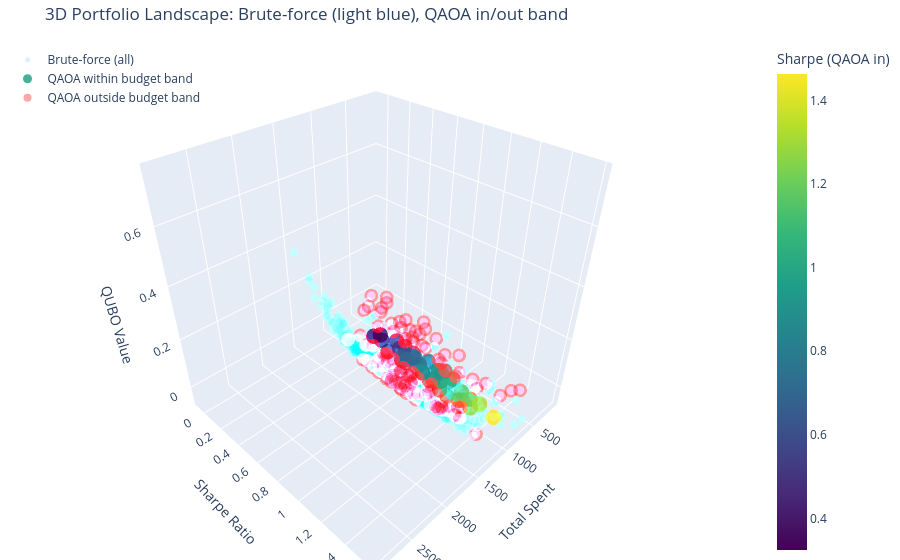

Here is the notebook cell this chart was saved with:
### Markdown cell above
#**3D Plot: Qubo value vs budget and sharpe score**

### Code cell
import plotly.graph_objs as go
import numpy as np

# --- Prepare QAOA results grouped by budget band ---
qaoa_in_vols, qaoa_in_rets, qaoa_in_sharpes, qaoa_in_bits = [], [], [], []
qaoa_out_vols, qaoa_out_rets, qaoa_out_sharpes, qaoa_out_bits = [], [], [], []

for bits, freq in counts.items():
    res = eval_portfolio(bits)
    if res is not None:
        port_return, port_vol, sharpe, cost = res
        if band_low <= cost <= band_high:
            qaoa_in_vols.append(port_vol)
            qaoa_in_rets.append(port_return)
            qaoa_in_sharpes.append(sharpe)
            qaoa_in_bits.append(bits)
        else:
            qaoa_out_vols.append(port_vol)
            qaoa_out_rets.append(port_return)
            qaoa_out_sharpes.append(sharpe)
            qaoa_out_bits.append(bits)

# --- Compute "spent" and QUBO values for QAOA ---
qaoa_in_spent = []
qaoa_in_qubo = []
for bits in qaoa_in_bits:
    x = np.array([int(b) for b in bits])
    qaoa_in_spent.append(np.sum(prices * x))
    qaoa_in_qubo.append(qubo_value(x, Q, c))

qaoa_out_spent = []
qaoa_out_qubo = []
for bits in qaoa_out_bits:
    x = np.array([int(b) for b in bits])
    qaoa_out_spent.append(np.sum(prices * x))
    qaoa_out_qubo.append(qubo_value(x, Q, c))

# --- Brute-force portfolios: precomputed (from earlier brute-force block) ---

from itertools import product
all_bf_spent = []
all_bf_sharpes = []
all_bf_qubo = []

for bits in product([0, 1], repeat=num_assets):
    x = np.array(bits)
    if np.sum(x) == 0: continue  # skip empty
    spent = np.sum(prices * x)
    sel_indices = np.where(x == 1)[0]
    w = prices[x == 1] / np.sum(prices[x == 1])
    cov_selected = covariance[np.ix_(sel_indices, sel_indices)]
    port_return = np.sum(w * returns[x == 1])
    port_vol = np.sqrt(w.T @ cov_selected @ w)
    sharpe = port_return / port_vol if port_vol > 0 else 0
    qval = qubo_value(x, Q, c)
    all_bf_spent.append(spent)
    all_bf_sharpes.append(sharpe)
    all_bf_qubo.append(qval)

# --- Prepare Plotly traces ---

# Brute-force: light blue (constant color)
trace_bf = go.Scatter3d(
    x=all_bf_spent,
    y=all_bf_sharpes,
    z=all_bf_qubo,
    mode='markers',
    marker=dict(
        size=5,
        color='rgba(0, 153, 255, 0.19)',  # light blue
        opacity=0.75,
    ),
    name='Brute-force (all)'
)

# QAOA within budget: colored by Sharpe
trace_qaoa_in = go.Scatter3d(
    x=qaoa_in_spent,
    y=qaoa_in_sharpes,
    z=qaoa_in_qubo,
    mode='markers',
    marker=dict(
        size=9,
        color=qaoa_in_sharpes,
        colorscale='Viridis',
        colorbar=dict(title='Sharpe (QAOA in)'),
        opacity=0.85,
    ),
    name='QAOA within budget band',
    text=[f"Spent: {s:.2f}<br>Sharpe: {sh:.2f}<br>QUBO: {q:.2f}"
          for s, sh, q in zip(qaoa_in_spent, qaoa_in_sharpes, qaoa_in_qubo)]
)

# QAOA out-of-budget: constant color (pink)
trace_qaoa_out = go.Scatter3d(
    x=qaoa_out_spent,
    y=qaoa_out_sharpes,
    z=qaoa_out_qubo,
    mode='markers',
    marker=dict(
        size=8,
        color='rgba(255, 0, 0, 0.5)',
        opacity=0.7,
    ),
    name='QAOA outside budget band',
    text=[f"Spent: {s:.2f}<br>Sharpe: {sh:.2f}<br>QUBO: {q:.2f}"
          for s, sh, q in zip(qaoa_out_spent, qaoa_out_sharpes, qaoa_out_qubo)]
)

layout = go.Layout(
    scene=dict(
        xaxis=dict(title='Total Spent'),
        yaxis=dict(title='Sharpe Ratio'),
        zaxis=dict(title='QUBO Value')
    ),
    title='3D Portfolio Landscape: Brute-force (light blue), QAOA in/out band',
    margin=dict(l=0, r=0, b=0, t=40),
    legend=dict(x=0.01, y=0.99)
)

fig = go.Figure(data=[trace_bf, trace_qaoa_in, trace_qaoa_out], layout=layout)
fig.show()

### Figure 1 — Plotly figure (JSON) as saved in the notebook; plotly's stock layout.template omitted (floating-point values rounded to 4 significant figures; data arrays with more than 128 entries replaced by an {"elided": "..."} marker saying what was removed)
{"data": [{"marker": {"color": "rgba(0, 153, 255, 0.19)", "opacity": 0.75, "size": 5}, "mode": "markers", "name": "Brute-force (all)", "type": "scatter3d", "x": {"elided": "1023 float values"}, "y": {"elided": "1023 float values"}, "z": {"elided": "1023 float values"}}, {"marker": {"color": [0.99, 0.6418, 0.3243, 0.7886, 1.279, 0.7987, 0.6963, 0.5669, 0.5415, 0.6928, 1.037, 0.5504, 1.114, 0.7133, 0.6474, 1.464, 1.008, 1.182, 0.9508, 0.7885, 1.032, 0.8747, 0.9057, 0.3959, 0.4793, 0.9401, 1.191, 0.9077, 1.167, 0.9534, 0.6973, 1.212, 0.3304, 1.041, 1.318, 0.9383, 0.8763], "colorbar": {"title": {"text": "Sharpe (QAOA in)"}}, "colorscale": [[0, "#440154"], [0.1111, "#482878"], [0.2222, "#3e4989"], [0.3333, "#31688e"], [0.4444, "#26828e"], [0.5556, "#1f9e89"], [0.6667, "#35b779"], [0.7778, "#6ece58"], [0.8889, "#b5de2b"], [1, "#fde725"]], "opacity": 0.85, "size": 9}, "mode": "markers", "name": "QAOA within budget band", "text": ["Spent: 841.51<br>Sharpe: 0.99<br>QUBO: -0.03", "Spent: 651.93<br>Sharpe: 0.64<br>QUBO: -0.03", "Spent: 802.29<br>Sharpe: 0.32<br>QUBO: -0.02", "Spent: 812.33<br>Sharpe: 0.79<br>QUBO: -0.01", "Spent: 882.88<br>Sharpe: 1.28<br>QUBO: -0.04", "Spent: 883.95<br>Sharpe: 0.80<br>QUBO: -0.01", "Spent: 726.22<br>Sharpe: 0.70<br>QUBO: -0.02", "Spent: 666.72<br>Sharpe: 0.57<br>QUBO: -0.02", "Spent: 717.50<br>Sharpe: 0.54<br>QUBO: -0.03", "Spent: 949.52<br>Sharpe: 0.69<br>QUBO: -0.00", "Spent: 933.20<br>Sharpe: 1.04<br>QUBO: -0.03", "Spent: 937.62<br>Sharpe: 0.55<br>QUBO: -0.00", "Spent: 955.84<br>Sharpe: 1.11<br>QUBO: -0.03", "Spent: 909.71<br>Sharpe: 0.71<br>QUBO: -0.01", "Spent: 875.23<br>Sharpe: 0.65<br>QUBO: -0.01", "Spent: 888.16<br>Sharpe: 1.46<br>QUBO: -0.02", "Spent: 856.04<br>Sharpe: 1.01<br>QUBO: -0.01", "Spent: 890.27<br>Sharpe: 1.18<br>QUBO: -0.04", "Spent: 884.71<br>Sharpe: 0.95<br>QUBO: -0.02", "Spent: 655.40<br>Sharpe: 0.79<br>QUBO: -0.03", "Spent: 683.30<br>Sharpe: 1.03<br>QUBO: -0.03", "Spent: 921.61<br>Sharpe: 0.87<br>QUBO: -0.01", "Spent: 748.86<br>Sharpe: 0.91<br>QUBO: -0.02", "Spent: 779.89<br>Sharpe: 0.40<br>QUBO: -0.02", "Spent: 659.33<br>Sharpe: 0.48<br>QUBO: -0.02", "Spent: 705.70<br>Sharpe: 0.94<br>QUBO: -0.03", "Spent: 839.97<br>Sharpe: 1.19<br>QUBO: -0.04", "Spent: 698.31<br>Sharpe: 0.91<br>QUBO: -0.03", "Spent: 814.45<br>Sharpe: 1.17<br>QUBO: -0.02", "Spent: 948.94<br>Sharpe: 0.95<br>QUBO: -0.01", "Spent: 885.29<br>Sharpe: 0.70<br>QUBO: -0.01", "Spent: 732.54<br>Sharpe: 1.21<br>QUBO: -0.05", "Spent: 694.86<br>Sharpe: 0.33<br>QUBO: -0.03", "Spent: 771.54<br>Sharpe: 1.04<br>QUBO: -0.02", "Spent: 808.64<br>Sharpe: 1.32<br>QUBO: -0.02", "Spent: 641.46<br>Sharpe: 0.94<br>QUBO: -0.03", "Spent: 929.00<br>Sharpe: 0.88<br>QUBO: -0.00"], "type": "scatter3d", "x": [841.5, 651.9, 802.3, 812.3, 882.9, 884.0, 726.2, 666.7, 717.5, 949.5, 933.2, 937.6, 955.8, 909.7, 875.2, 888.2, 856.0, 890.3, 884.7, 655.4, 683.3, 921.6, 748.9, 779.9, 659.3, 705.7, 840.0, 698.3, 814.5, 948.9, 885.3, 732.5, 694.9, 771.5, 808.6, 641.5, 929.0], "y": [0.99, 0.6418, 0.3243, 0.7886, 1.279, 0.7987, 0.6963, 0.5669, 0.5415, 0.6928, 1.037, 0.5504, 1.114, 0.7133, 0.6474, 1.464, 1.008, 1.182, 0.9508, 0.7885, 1.032, 0.8747, 0.9057, 0.3959, 0.4793, 0.9401, 1.191, 0.9077, 1.167, 0.9534, 0.6973, 1.212, 0.3304, 1.041, 1.318, 0.9383, 0.8763], "z": [-0.02674, -0.03488, -0.01998, -0.01497, -0.03982, -0.009193, -0.02421, -0.02244, -0.03041, -0.0001874, -0.02997, -0.004695, -0.02834, -0.01071, -0.01491, -0.01583, -0.01437, -0.03743, -0.01893, -0.02911, -0.03009, -0.00584, -0.02481, -0.02268, -0.02255, -0.02803, -0.04329, -0.0274, -0.01926, -0.01249, -0.006642, -0.05433, -0.02982, -0.02192, -0.02464, -0.03012, -0.004995]}, {"marker": {"color": "rgba(255, 0, 0, 0.5)", "opacity": 0.7, "size": 8}, "mode": "markers", "name": "QAOA outside budget band", "text": ["Spent: 1888.72<br>Sharpe: 1.02<br>QUBO: 0.22", "Spent: 494.20<br>Sharpe: 0.48<br>QUBO: -0.04", "Spent: 223.30<br>Sharpe: 0.54<br>QUBO: -0.02", "Spent: 1172.24<br>Sharpe: 0.88<br>QUBO: 0.03", "Spent: 1557.47<br>Sharpe: 0.99<br>QUBO: 0.10", "Spent: 1870.81<br>Sharpe: 0.88<br>QUBO: 0.22", "Spent: 1002.94<br>Sharpe: 0.57<br>QUBO: 0.00", "Spent: 1277.54<br>Sharpe: 0.87<br>QUBO: 0.05", "Spent: 1670.16<br>Sharpe: 0.97<br>QUBO: 0.14", "Spent: 1362.92<br>Sharpe: 1.53<br>QUBO: 0.04", "Spent: 990.31<br>Sharpe: 1.25<br>QUBO: -0.02", "Spent: 1681.48<br>Sharpe: 1.20<br>QUBO: 0.13", "Spent: 980.54<br>Sharpe: 0.29<br>QUBO: 0.00", "Spent: 1237.58<br>Sharpe: 1.35<br>QUBO: 0.02", "Spent: 1263.62<br>Sharpe: 0.65<br>QUBO: 0.05", "Spent: 1148.05<br>Sharpe: 1.22<br>QUBO: 0.00", "Spent: 178.25<br>Sharpe: 0.10<br>QUBO: -0.02", "Spent: 347.31<br>Sharpe: 1.38<br>QUBO: -0.04", "Spent: 1232.02<br>Sharpe: 1.20<br>QUBO: 0.03", "Spent: 1280.78<br>Sharpe: 1.33<br>QUBO: 0.03", "Spent: 536.64<br>Sharpe: 0.38<br>QUBO: -0.03", "Spent: 1713.08<br>Sharpe: 0.86<br>QUBO: 0.16", "Spent: 454.74<br>Sharpe: 1.21<br>QUBO: -0.04", "Spent: 2046.46<br>Sharpe: 1.02<br>QUBO: 0.29", "Spent: 1019.76<br>Sharpe: 0.83<br>QUBO: -0.00", "Spent: 506.37<br>Sharpe: 1.12<br>QUBO: -0.04", "Spent: 1090.93<br>Sharpe: 1.04<br>QUBO: -0.00", "Spent: 619.06<br>Sharpe: 1.02<br>QUBO: -0.03", "Spent: 1752.30<br>Sharpe: 1.13<br>QUBO: 0.16", "Spent: 1175.96<br>Sharpe: 1.06<br>QUBO: 0.01", "Spent: 443.42<br>Sharpe: 0.52<br>QUBO: -0.03", "Spent: 1616.49<br>Sharpe: 1.11<br>QUBO: 0.13", "Spent: 1524.35<br>Sharpe: 1.24<br>QUBO: 0.10", "Spent: 2338.20<br>Sharpe: 1.27<br>QUBO: 0.42", "Spent: 335.99<br>Sharpe: 0.54<br>QUBO: -0.03", "Spent: 401.55<br>Sharpe: 0.38<br>QUBO: -0.03", "Spent: 1421.66<br>Sharpe: 0.97<br>QUBO: 0.07", "Spent: 2304.23<br>Sharpe: 1.04<br>QUBO: 0.42", "Spent: 1243.06<br>Sharpe: 0.79<br>QUBO: 0.04", "Spent: 1030.84<br>Sharpe: 0.45<br>QUBO: 0.01", "Spent: 1177.50<br>Sharpe: 0.87<br>QUBO: 0.03", "Spent: 1232.60<br>Sharpe: 0.96<br>QUBO: 0.05", "Spent: 351.00<br>Sharpe: 0.13<br>QUBO: -0.03", "Spent: 1042.17<br>Sharpe: 0.76<br>QUBO: 0.00", "Spent: 1280.50<br>Sharpe: 1.22<br>QUBO: 0.03", "Spent: 1113.26<br>Sharpe: 0.87<br>QUBO: 0.02", "Spent: 1817.90<br>Sharpe: 1.08<br>QUBO: 0.19", "Spent: 581.69<br>Sharpe: 0.52<br>QUBO: -0.03", "Spent: 1415.83<br>Sharpe: 1.23<br>QUBO: 0.06", "Spent: 486.34<br>Sharpe: 0.02<br>QUBO: -0.03", "Spent: 378.91<br>Sharpe: 0.01<br>QUBO: -0.03", "Spent: 265.16<br>Sharpe: 0.67<br>QUBO: -0.02", "Spent: 358.39<br>Sharpe: 0.45<br>QUBO: -0.03", "Spent: 1056.95<br>Sharpe: 0.67<br>QUBO: 0.02", "Spent: 547.97<br>Sharpe: 0.86<br>QUBO: -0.03", "Spent: 1547.00<br>Sharpe: 1.12<br>QUBO: 0.10", "Spent: 1218.88<br>Sharpe: 0.92<br>QUBO: 0.02", "Spent: 1258.10<br>Sharpe: 1.26<br>QUBO: 0.02", "Spent: 423.96<br>Sharpe: 0.29<br>QUBO: -0.03", "Spent: 415.51<br>Sharpe: 0.83<br>QUBO: -0.03", "Spent: 1427.40<br>Sharpe: 0.94<br>QUBO: 0.06", "Spent: 1192.51<br>Sharpe: 0.81<br>QUBO: 0.03", "Spent: 328.60<br>Sharpe: 0.33<br>QUBO: -0.03", "Spent: 999.24<br>Sharpe: 0.99<br>QUBO: -0.01", "Spent: 1053.49<br>Sharpe: 0.58<br>QUBO: 0.01", "Spent: 1562.73<br>Sharpe: 0.98<br>QUBO: 0.11", "Spent: 1269.18<br>Sharpe: 0.95<br>QUBO: 0.04", "Spent: 1199.90<br>Sharpe: 0.82<br>QUBO: 0.03", "Spent: 1710.47<br>Sharpe: 1.09<br>QUBO: 0.15", "Spent: 308.08<br>Sharpe: 0.91<br>QUBO: -0.03", "Spent: 107.43<br>Sharpe: 0.06<br>QUBO: -0.01", "Spent: 1882.13<br>Sharpe: 1.23<br>QUBO: 0.21", "Spent: 1882.14<br>Sharpe: 1.08<br>QUBO: 0.21", "Spent: 531.38<br>Sharpe: 0.83<br>QUBO: -0.03", "Spent: 330.73<br>Sharpe: 0.50<br>QUBO: -0.03", "Spent: 1201.23<br>Sharpe: 0.74<br>QUBO: 0.04", "Spent: 1442.18<br>Sharpe: 0.88<br>QUBO: 0.08", "Spent: 605.09<br>Sharpe: 1.20<br>QUBO: -0.03", "Spent: 1156.19<br>Sharpe: 0.67<br>QUBO: 0.03", "Spent: 1226.74<br>Sharpe: 1.06<br>QUBO: 0.01", "Spent: 602.21<br>Sharpe: 0.25<br>QUBO: -0.02", "Spent: 525.56<br>Sharpe: 1.01<br>QUBO: -0.04", "Spent: 497.65<br>Sharpe: 1.35<br>QUBO: -0.04", "Spent: 1534.83<br>Sharpe: 0.93<br>QUBO: 0.10", "Spent: 1460.88<br>Sharpe: 1.25<br>QUBO: 0.07", "Spent: 1099.29<br>Sharpe: 1.01<br>QUBO: 0.01", "Spent: 1404.99<br>Sharpe: 0.97<br>QUBO: 0.06", "Spent: 200.66<br>Sharpe: -0.06<br>QUBO: -0.02", "Spent: 150.34<br>Sharpe: 0.48<br>QUBO: -0.02", "Spent: 285.69<br>Sharpe: 0.11<br>QUBO: -0.02", "Spent: 1366.61<br>Sharpe: 1.27<br>QUBO: 0.05", "Spent: 486.33<br>Sharpe: 0.68<br>QUBO: -0.03", "Spent: 1410.58<br>Sharpe: 1.26<br>QUBO: 0.06", "Spent: 283.07<br>Sharpe: 1.42<br>QUBO: -0.03", "Spent: 257.78<br>Sharpe: 0.35<br>QUBO: -0.02", "Spent: 1040.61<br>Sharpe: 1.24<br>QUBO: -0.02", "Spent: 1138.28<br>Sharpe: 0.45<br>QUBO: 0.03", "Spent: 1423.20<br>Sharpe: 0.79<br>QUBO: 0.09", "Spent: 1430.85<br>Sharpe: 1.26<br>QUBO: 0.06", "Spent: 481.08<br>Sharpe: 0.64<br>QUBO: -0.03", "Spent: 633.00<br>Sharpe: 0.94<br>QUBO: -0.03", "Spent: 1068.52<br>Sharpe: 1.07<br>QUBO: -0.01", "Spent: 1064.81<br>Sharpe: 0.91<br>QUBO: 0.00", "Spent: 508.73<br>Sharpe: 0.57<br>QUBO: -0.03", "Spent: 1334.17<br>Sharpe: 1.05<br>QUBO: 0.04"], "type": "scatter3d", "x": [1889.0, 494.2, 223.3, 1172.0, 1557.0, 1871.0, 1003.0, 1278.0, 1670.0, 1363.0, 990.3, 1681.0, 980.5, 1238.0, 1264.0, 1148.0, 178.3, 347.3, 1232.0, 1281.0, 536.6, 1713.0, 454.7, 2046.0, 1020.0, 506.4, 1091.0, 619.1, 1752.0, 1176.0, 443.4, 1616.0, 1524.0, 2338.0, 336.0, 401.6, 1422.0, 2304.0, 1243.0, 1031.0, 1177.0, 1233.0, 351.0, 1042.0, 1281.0, 1113.0, 1818.0, 581.7, 1416.0, 486.3, 378.9, 265.2, 358.4, 1057.0, 548.0, 1547.0, 1219.0, 1258.0, 424.0, 415.5, 1427.0, 1193.0, 328.6, 999.2, 1053.0, 1563.0, 1269.0, 1200.0, 1710.0, 308.1, 107.4, 1882.0, 1882.0, 531.4, 330.7, 1201.0, 1442.0, 605.1, 1156.0, 1227.0, 602.2, 525.6, 497.7, 1535.0, 1461.0, 1099.0, 1405.0, 200.7, 150.3, 285.7, 1367.0, 486.3, 1411.0, 283.1, 257.8, 1041.0, 1138.0, 1423.0, 1431.0, 481.1, 633.0, 1069.0, 1065.0, 508.7, 1334.0], "y": [1.017, 0.4844, 0.5367, 0.8824, 0.9894, 0.8764, 0.5727, 0.867, 0.9667, 1.528, 1.252, 1.205, 0.2905, 1.35, 0.6544, 1.222, 0.09757, 1.38, 1.198, 1.325, 0.3792, 0.8579, 1.213, 1.017, 0.8333, 1.123, 1.039, 1.024, 1.126, 1.06, 0.5223, 1.106, 1.242, 1.27, 0.5403, 0.3832, 0.9713, 1.037, 0.7913, 0.4536, 0.8721, 0.9575, 0.1344, 0.7595, 1.219, 0.868, 1.079, 0.5209, 1.235, 0.02498, 0.01378, 0.6674, 0.4514, 0.6683, 0.8586, 1.12, 0.924, 1.264, 0.2938, 0.8269, 0.9371, 0.8131, 0.3273, 0.9945, 0.5772, 0.9752, 0.953, 0.8181, 1.094, 0.9064, 0.0562, 1.235, 1.077, 0.8263, 0.4961, 0.7388, 0.8834, 1.205, 0.6717, 1.059, 0.2517, 1.014, 1.354, 0.9261, 1.251, 1.01, 0.9704, -0.06392, 0.4805, 0.106, 1.27, 0.6759, 1.261, 1.424, 0.353, 1.243, 0.4476, 0.7891, 1.26, 0.6373, 0.9391, 1.074, 0.9055, 0.5652, 1.047], "z": [0.2207, -0.03965, -0.02303, 0.0257, 0.1029, 0.222, 0.003907, 0.04969, 0.143, 0.03924, -0.02425, 0.1342, 0.003673, 0.01539, 0.05147, 0.003868, -0.01758, -0.03573, 0.03271, 0.02835, -0.0267, 0.1592, -0.03635, 0.2917, -0.001239, -0.03626, -0.003659, -0.03176, 0.1617, 0.0131, -0.02864, 0.1264, 0.09519, 0.4202, -0.02766, -0.02888, 0.07496, 0.4163, 0.04192, 0.01105, 0.02763, 0.04555, -0.02627, 0.003029, 0.02709, 0.01726, 0.1902, -0.02708, 0.06231, -0.02568, -0.02604, -0.02485, -0.02792, 0.01749, -0.03464, 0.1047, 0.02387, 0.02131, -0.02873, -0.02974, 0.065, 0.03082, -0.02602, -0.006281, 0.01312, 0.1069, 0.03603, 0.0329, 0.1495, -0.02792, -0.01116, 0.2097, 0.2133, -0.03096, -0.02742, 0.03561, 0.08149, -0.03298, 0.02759, 0.01197, -0.0242, -0.03569, -0.0369, 0.09704, 0.07429, 0.01142, 0.05833, -0.01884, -0.01584, -0.02336, 0.04943, -0.02969, 0.05933, -0.03157, -0.02246, -0.01651, 0.03108, 0.08821, 0.06468, -0.02947, -0.03093, -0.008124, 0.004687, -0.02893, 0.03787]}], "layout": {"legend": {"x": 0.01, "y": 0.99}, "margin": {"b": 0, "l": 0, "r": 0, "t": 40}, "scene": {"xaxis": {"title": {"text": "Total Spent"}}, "yaxis": {"title": {"text": "Sharpe Ratio"}}, "zaxis": {"title": {"text": "QUBO Value"}}}, "title": {"text": "3D Portfolio Landscape: Brute-force (light blue), QAOA in/out band"}}}
